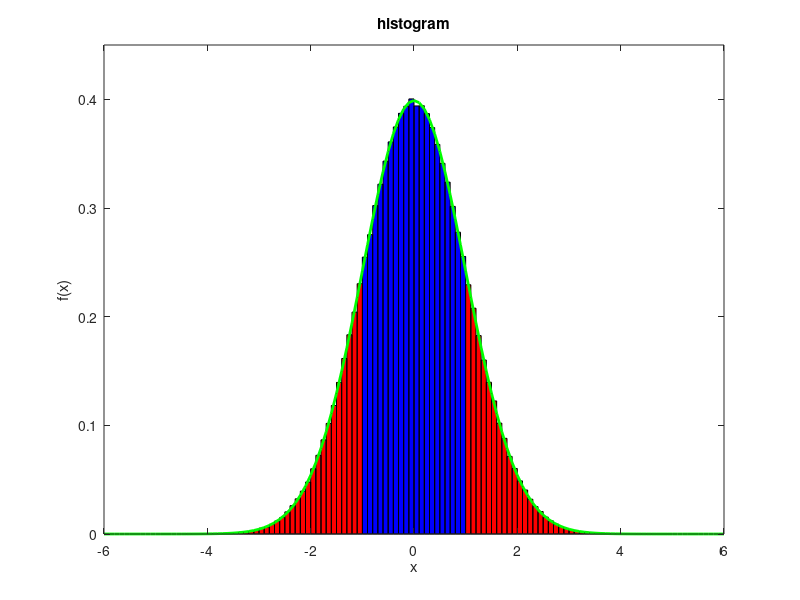
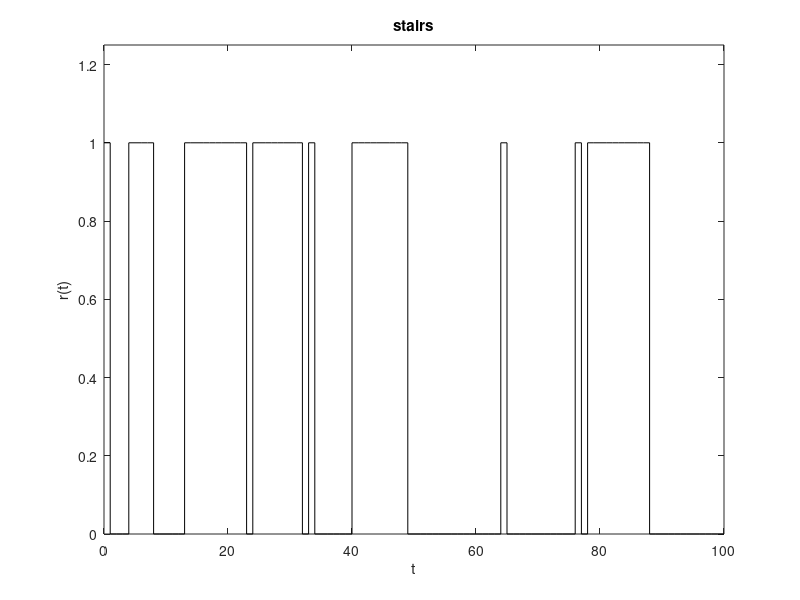
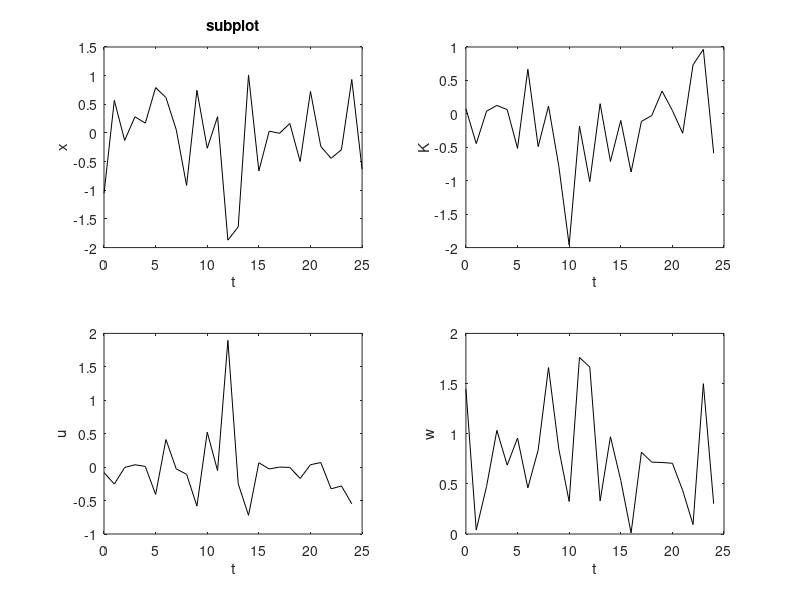
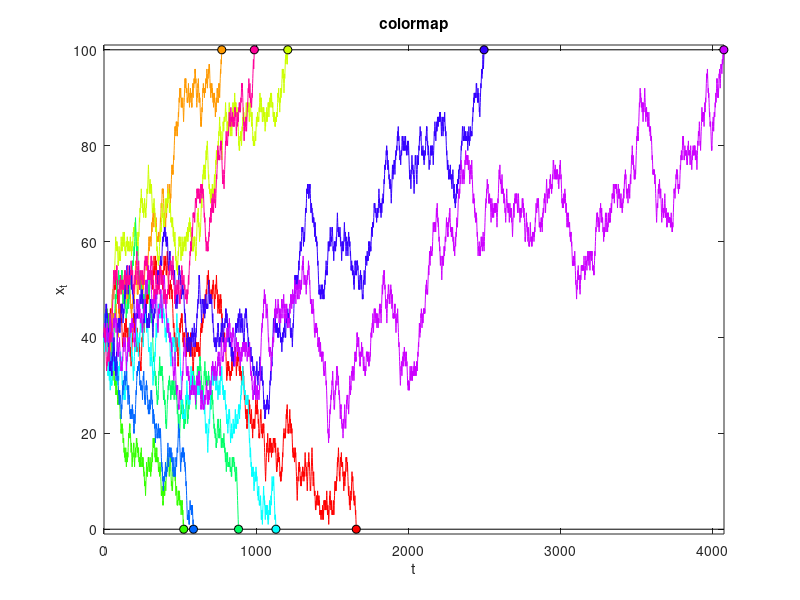

MATLAB code for these plots, in order:
%% clean up the workspace
clear all;
close all;
clc;

%% histogram
%{
In this example we draw a histogram of samples from the standard
normal distribution. The bars are normalized to correspond to an
approximate pdf. We color the bars blue if they correspond to
points that are at most one standard deviation from the mean, and
we color the bars red if they correspond to points more than one
standard deviation from the mean.
%}

% sample the normal distribution
N = 1e6;
x = randn(N,1);
bins = (-6.00):(0.10):(+6.00);
dx = bins(2) - bins(1);

% draw the blue bars
figure();
b = bar(bins , histc(x(abs(x) <= 1) , bins) / (N*dx) , 'histc');
set(b , 'FaceColor' , 'b');

% draw the red bars
hold on;
b = bar(bins , histc(x(abs(x) > 1) , bins) / (N*dx) , 'histc');
set(b , 'FaceColor' , 'r');

% draw the actual pdf
plot(bins , normpdf(bins) , 'g' , 'LineWidth' , 2);
hold off;

% miscellaneous formatting
xlim(6 * [-1 , +1]);
ylim([0 0.45]);
title('histogram')
xlabel('x');
ylabel('f(x)');

%% stairs
%{
A stairs plot provides a better representation of many discrete
signals compared to a standard plot. In this example, we plot a
sample sequence of server requests using the model from the server
sleep scheduling problem.
%}

% define the matrix P(i,j) = Prob(r(t+1) = 1|r(t-1) = i-1,r(t) = j-1)
P = [0.1 , 0.6 ; 0.3 , 0.9];

% define the matrix Q(i,j) giving the probability transition matrix
% on the Markov chain with state space {(0,0),(0,1),(1,0),(1,1)}
Q = [0.9 , 0.1 , 0.0 , 0.0 ; % state (0,0)
     0.0 , 0.0 , 0.4 , 0.6 ; % state (0,1)
     0.7 , 0.3 , 0.0 , 0.0 ; % state (1,0)
     0.0 , 0.0 , 0.1 , 0.9]; % state (1,1)

% compute the stationary distribution of the chain of server requests
pi_ss = [zeros(1,4) , 1] / [(eye(4)-Q) , ones(4,1)];

% sample the first two states from the stationary distribution
T = 100;
r = zeros(T+1,1);
z = find(rand() <= cumsum(pi_ss),1);
switch z
    case 1
        r([1 2]) = [0 0];
    case 2
        r([1 2]) = [0 1];
    case 3
        r([1 2]) = [1 0];
    case 4
        r([1 2]) = [1 1];
end

% finish generating the sample sequence
for t = 2:T
    r(t+1) = double(rand() < P(r(t-1)+1 , r(t)+1));
end

% plot the sample sequence
figure();
stairs(0:T , r , 'k');
ylim([0 1.25]);
title('stairs');
xlabel('t');
ylabel('r(t)');

%% subplot
%{
The subplot command is useful for generating multiple plots on a
single figure for the sake of comparison. In this example we plot the
state, feedback gain, input and disturbance for a sample trajectory
of a scalar system with an LQR controller.
%}

% generate a problem instance
T = 25;
a = randn(T,1);
b = randn(T,1);
W = abs(randn(T,1));
Q = 1 + abs(randn(T+1,1));
R = 1 + abs(randn(T,1));

% compute the LQR controller
P = [nan(T,1) ; Q(T+1)];
r = [nan(T,1) ; 0];
K = nan(T,1);
for t = T:(-1):1
    K(t) = -(R(t) + b(t)' * P(t+1) * b(t)) \ (b(t)' * P(t+1) * a(t));
    P(t) = Q(t) + K(t)' * R(t) * K(t) ...
         + (a(t) + b(t) * K(t))' * P(t+1) * (a(t) + b(t) * K(t));
    r(t) = r(t+1) + (1/2)*trace(P(t+1)*W(t));
end

% generate a sample trajectory
x = [randn() ; nan(T,1)];
u = nan(T,1);
w = nan(T,1);
for t = 1:T
    u(t) = K(t) * x(t);
    w(t) = sqrt(W(t)) * randn();
    x(t+1) = a(t)*x(t) + b(t)*u(t) + w(t);
end

% plot the state, feedback gain, input and disturbance power
m = 2; % number of rows of plots
n = 2; % number of columns of plots

% plot the state
figure();
subplot(m,n,1);
plot(0:T , x , 'k');
xlabel('t');
ylabel('x');
title('subplot');
xlim([0 T]);

% plot the feedback gain
subplot(m,n,2);
plot(0:(T-1) , K , 'k');
xlabel('t');
ylabel('K');
xlim([0 T]);

% plot the input
subplot(m,n,3);
plot(0:(T-1) , u , 'k');
xlabel('t');
ylabel('u');
xlim([0 T]);

% plot the disturbance power
subplot(m,n,4);
plot(0:(T-1) , W , 'k');
xlabel('t');
ylabel('w');
xlim([0 T]);

%% colormap
%{
Use a colormap to draw different trajectories of the gambler's ruin
problem using different colors. In this example, we use the hsv
colormap; for a full list of the available colormaps, type
doc colormap.
%}

% define the parameters of the gambler's ruin problem
p  = 0.5;  % probability of increasing wealth
X  = 100;  % wealth at which the gambler quits
x0 =  40;  % initial state

% simulate the gambler's ruin problem
N = 10;
x = cell(N,1);
for k = 1:N
    x{k} = x0;
    while true
        if rand() > p
            x{k} = [x{k} ; x{k}(end)-1];
        else
            x{k} = [x{k} ; x{k}(end)+1];
        end
        
        if x{k}(end) == 0 || x{k}(end) == X
            break;
        end
    end
end

% plot the trajectories
T = length(x{1})-1;
for k = 2:N
    T = max(T , length(x{k})-1);
end

figure();
color_map = hsv(N);
hold on;
    plot([0 T+1] , [0 0] , 'k');
    plot([0 T+1] , X * [1 1] , 'k');
    for k = 1:N
        plot(0:(length(x{k})-1) , x{k} , 'Color' , color_map(k,:));
        plot(length(x{k})-1 , x{k}(end) , 'Color' , 'k' , ...
             'Marker' , 'o' , 'MarkerFaceColor' , color_map(k,:));
    end
hold off;
box on;
xlim([0 T+1]);
ylim([-1 X+1]);
xlabel('t');
ylabel('x_t');
title('colormap');

%% stem plot
%{
A stem plot often provides a better representation of a sequence (such as
a probability mass function) than a line plot.
%}
n = 5;
p = rand(n,1);
p = p / sum(p);

figure();
stem(1:n , p , 'k');
xlim([0 n+1]);
ylim([0 1]);
xlabel('x');
ylabel('p(x)');
title('stem');

%% area plot
%{
An area plot can be used to show changes in the composition of a population
over time, such as the fraction of S/I/R individuals in an epidemic model.
%}
n = 100;
x = cumsum(abs(randn(n,1)));
y = cumsum(abs(randn(n,1)));
z = cumsum(abs(randn(n,1)));
s = x+y+z;

figure();
a = area(1:n , [x./s y./s z./s]);
color_map = hsv(length(a));
for k = 1:length(a)
    set(a(k) , 'FaceColor' , color_map(k,:));
end
ylim([0 1]);
xlabel('t');
ylabel('fraction of population');
title('area');

%% pcolor plot
%{
A pcolor (pseudocolor) plot is a rectangular array of cells with different
colors. This is useful for visualizing the state of a population in an
S/I/R model.
%}
n = 25;
w = rand(n,n);
X = 1 + (w > 1/3) + (w > 2/3);

figure();
pcolor(1:n , 1:n , X);
colormap(hsv(3));
axis off;
title('pcolor');